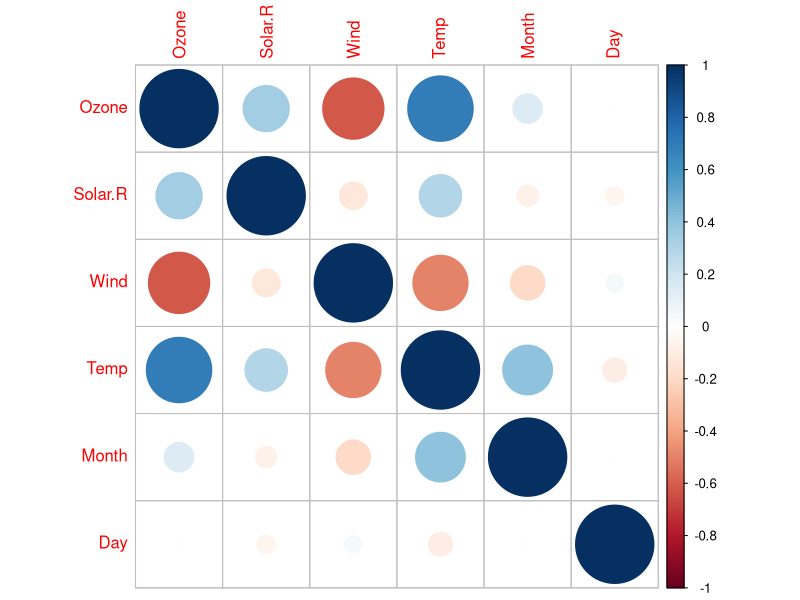
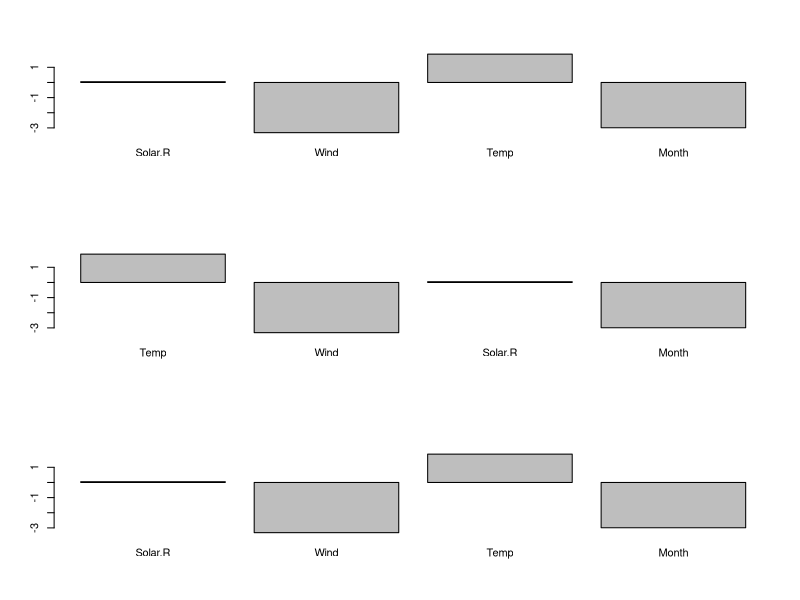

The R script that drew these images, in order:
library("MASS")
library(corrplot)

#
# Feature Selection with MASS Package
#

data(airquality)
ozone <- subset(na.omit(airquality))

par(mfrow=c(1, 1))
corrplot(cor(ozone))

lm1 <- lm(Ozone ~ 1, data = ozone) # the intercept value is equal to mean(ozone$Ozone)
colnames(lm1$model)
lm_full <- lm(Ozone ~ ., data = ozone)
colnames(lm_full$model)

# --- both direction
lm_step_both <- stepAIC(lm_full, direction = "both")
summary(lm_step_both)
colnames(lm_step_both$model)

# --- forward direction
lm_step_f <- stepAIC(lm1, direction = "forward", scope = list(lower = lm1, upper = lm_full))
summary(lm_step_f)
colnames(lm_step_f$model)

# --- backward direction
lm_step_b <- stepAIC(lm_full, direction = "backward")
summary(lm_step_b)
colnames(lm_step_b$model)

# show barplot coefficients (excluded intercept)
par(mfrow=c(3, 1))
barplot(lm_step_both$coefficients[2:length(lm_step_both$coefficients)])
barplot(lm_step_f$coefficients[2:length(lm_step_f$coefficients)])
barplot(lm_step_b$coefficients[2:length(lm_step_b$coefficients)])
